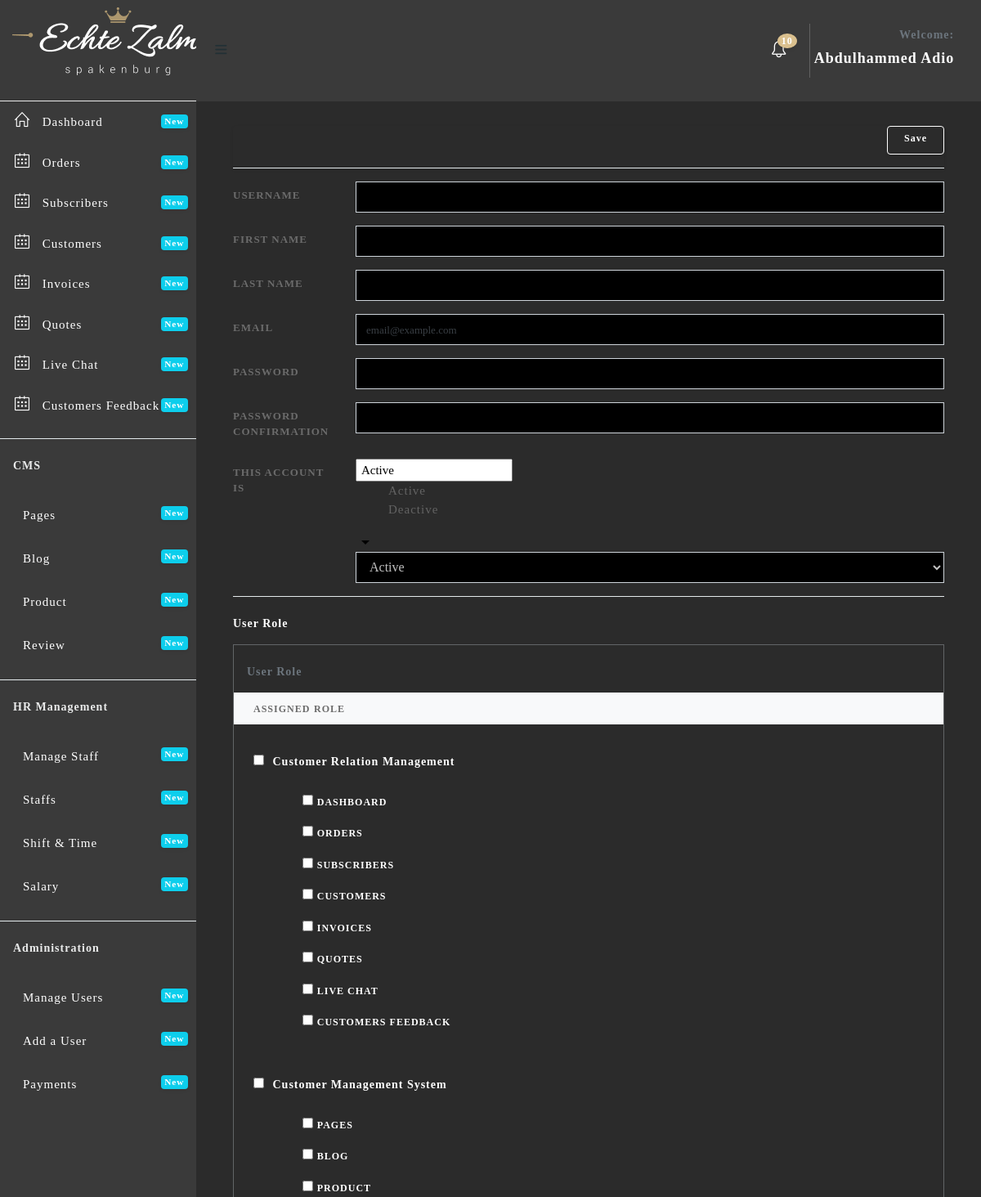
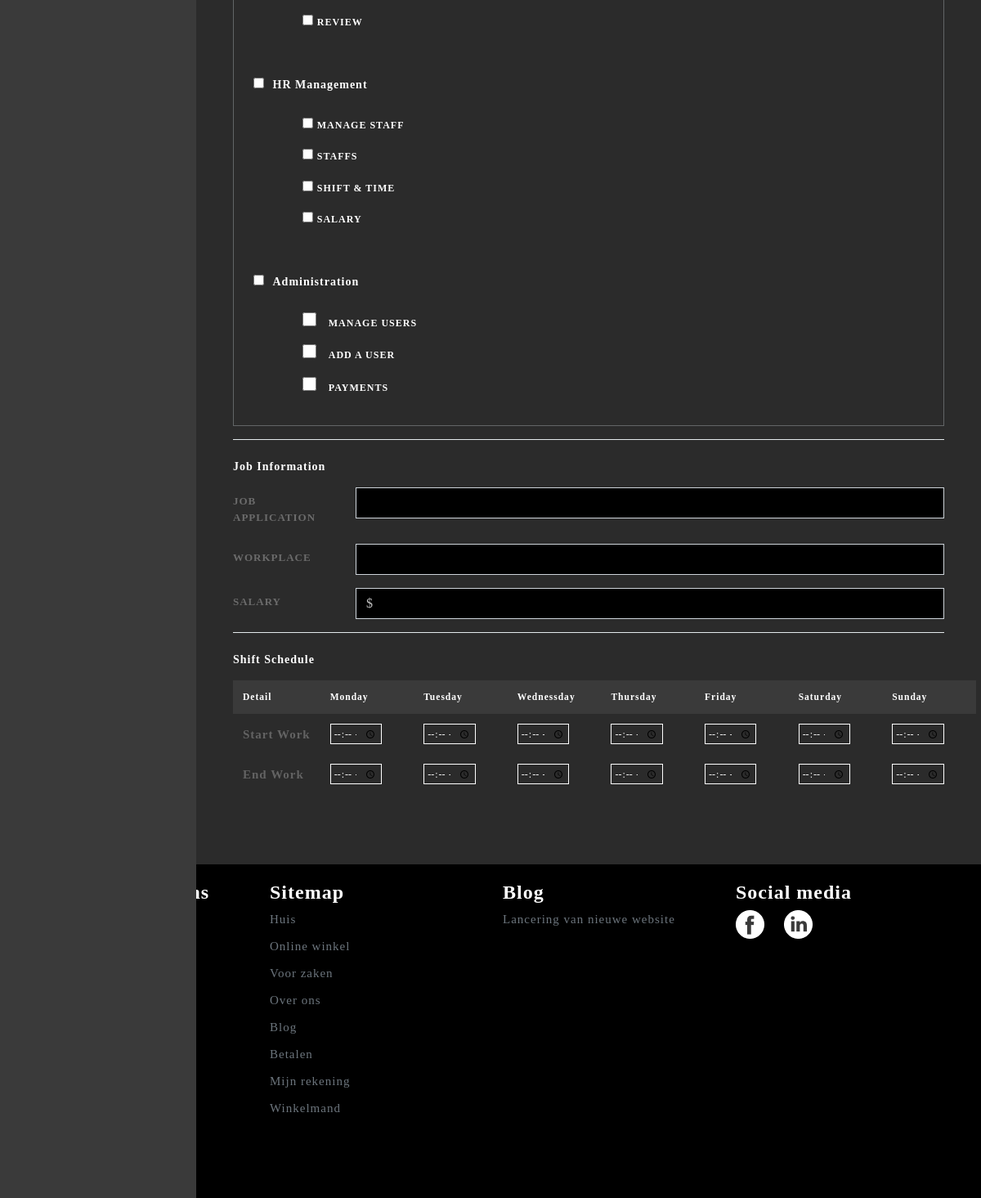
Screenshot of /admin/manage-users-details.php (signed in) with the database file from the repository (2 pictures, top to bottom).
### tables this page shows
CREATE TABLE `user_role_management` (
  `id` int(11) NOT NULL,
  `user_id` int(11) DEFAULT NULL,
  `menu_id` int(11) DEFAULT NULL,
  `status` tinyint(1) DEFAULT NULL
);

CREATE TABLE `menu` (
  `id` int(11) NOT NULL,
  `menu_name` varchar(255) DEFAULT NULL,
  `link` varchar(255) DEFAULT NULL,
  `icon_name` varchar(255) DEFAULT NULL,
  `level` int(2) NOT NULL
);

### admin/manage-users-details.php (the view, shortened to what the rows shown need)
<?php if(is_file('no_delete.php')){
  include 'header.php';
}?>
  <div class="content-wrapper" style="background: #2B2B2B;">
    <div class="container-fluid">
      <br><br><br>
      <div class="row mt-3">
        <form class="container" id="loginForm" method="POST" action="" >
          <div class="col-sm-12">
                <div id="user-role-section" style="border: 1px solid #626567 ">
 <div>
    <div class="accordion" id="accordionExample">
      <h2 class="mb-0 ml-4">
        <input type="checkbox" name="" class="crmchkall">
        <a class="h6 text-white" type="button" data-toggle="collapse" data-target="#collapseOne" aria-expanded="true" aria-controls="collapseOne">
          Customer Relation Management
        </a>
      </h2>
    <div id="collapseOne" class="collapse show" aria-labelledby="headingOne" data-parent="#accordionExample">
      <div class="card-body">
          <ul>
            <?php
              if (!is_file('no_delete.php')) {
                echo "A file is Missing";
              }else{
                $getMenu = $connect2db->prepare("SELECT * FROM menu WHERE level = ?");
                $getMenu->execute([1]);
                while ($menu = $getMenu->fetch()) {?>
                  <li>
                    <div class="form-group form-check pl-4">
                      <input type="checkbox" name="menu_permission1[]" class="crmchk" id="dashboard">
                      <label class="form-check-label text-white" for="dashboard">
                        <?php echo $menu->menu_name?>
                      </label>
                    </div>
                  </li>
                <?php }
              }
            ?>
          </ul>
      </div>
    </div>
  </div>
      <div class="accordion" id="accordionExample1">
      <h2 class="mb-0 ml-4">
        <input type="checkbox" name="" class="cmschkall">
        <a class="h6 text-white" type="button" data-toggle="collapse" data-target="#collapseFour" aria-expanded="true" aria-controls="collapseOne">
          Customer Management System
        </a>
      </h2>
    <div id="collapseFour" class="collapse show" aria-labelledby="headingOne" data-parent="#accordionExample1">
      <div class="card-body">
          <ul>
            <?php
              if (!is_file('no_delete.php')) {
                echo "A file is Missing";
              }else{
                $getMenu = $connect2db->prepare("SELECT * FROM menu WHERE level = ?");
                $getMenu->execute([2]);
                while ($menu = $getMenu->fetch()) {?>
                  <li>
                    <div class="form-group form-check pl-4">
                      <input type="checkbox" name="menu_permission2[]" class="cmschk" id="dashboard">
                      <label class="form-check-label text-white" for="dashboard">
                        <?php echo $menu->menu_name?>
                      </label>
                    </div>
                  </li>
                <?php }
              }
            ?>
          </ul>
      </div>
    </div>
  </div>
      <div class="accordion" id="accordionExample2">
      <h2 class="mb-0 ml-4">
        <input type="checkbox" name="" class="hrchkall">
        <a class="h6 text-white" type="button" data-toggle="collapse" data-target="#collapseTwo" aria-expanded="true" aria-controls="collapseOne">
          HR Management
        </a>
      </h2>
    <div id="collapseTwo" class="collapse show" aria-labelledby="headingOne" data-parent="#accordionExample2">
      <div class="card-body">
          <ul>
            <?php
              if (!is_file('no_delete.php')) {
                echo "A file is Missing";
              }else{
                $getMenu = $connect2db->prepare("SELECT * FROM menu WHERE level = ?");
                $getMenu->execute([3]);
                while ($menu = $getMenu->fetch()) {?>
                  <li>
                    <div class="form-group form-check pl-4">
                      <input type="checkbox" name="menu_permission3[]" class="hrchk" id="dashboard">
                      <label class="form-check-label text-white" for="dashboard">
                        <?php echo $menu->menu_name?>
                      </label>
                    </div>
                  </li>
                <?php }
              }
            ?>
          </ul>
      </div>
    </div>
  </div>
      <div class="accordion" id="accordionExample3">
      <h2 class="mb-0 ml-4">
        <input type="checkbox" name="" class="mutiChkall">
        <a class="h6 text-white" type="button" data-toggle="collapse" data-target="#collapseThree" aria-expanded="true" aria-controls="collapseOne">
          Administration
        </a>
      </h2>
    <div id="collapseThree" class="collapse show" aria-labelledby="headingOne" data-parent="#accordionExample3">
      <div class="card-body">
          <ul>
            <?php
              if (!is_file('no_delete.php')) {
                echo "A file is Missing";
              }else{
                $getMenu = $connect2db->prepare("SELECT * FROM menu WHERE level = ?");
                $getMenu->execute([4]);
                while ($menu = $getMenu->fetch()) {?>
                  <li>
                    <div class="form-group form-check pl-4">
                      <input type="checkbox" name="menu_permission4[]" class="mutiChk" id="dashboard">
                      <label class="form-check-label text-white" for="dashboard">
                        <?php echo $menu->menu_name?>
                      </label>
                    </div>
                  </li>
                <?php }
              }
            ?>
          </ul>
      </div>
    </div>
  </div>
  </div>
                </div>
               <div id="shift-schedule">
                <table class="table">
                <thead style="background: #3A3A3A;color:#fff;border:0px">
                    <tr>
                      <th>Detail</th>
                        <th>Monday</th>
                        <th>Tuesday</th>
                        <th>Wednessday</th>
                        <th>Thursday</th>
                        <th>Friday</th>
                        <th>Saturday</th>
                        <th>Sunday</th>
                    </tr>
                </thead>
                <tbody>
                      <tr>
                          <th>Start Work </th>
                        </tr>
                      <tr>
                          <th>End Work </th>
                        </tr>
                  </tbody>
              </table>
               </div>
           </div>
        </form>
      </div>
    </div>
   </div>

### admin/header.php (shortened to what the rows shown need)
<!DOCTYPE html>
<html lang="en">
<head>
  <link href="assets/plugins/fullcalendar/css/fullcalendar.min.css" rel='stylesheet'/>
  <link href="assets/plugins/bootstrap-datatable/css/dataTables.bootstrap4.min.css" rel="stylesheet" type="text/css">
  <link href="assets/plugins/bootstrap-datatable/css/buttons.bootstrap4.min.css" rel="stylesheet" type="text/css">
  <link href="assets/plugins/vectormap/jquery-jvectormap-2.0.2.css" rel="stylesheet" />
  <link href="assets/plugins/simplebar/css/simplebar.css" rel="stylesheet"/>
  <link href="assets/css/bootstrap.min.css" rel="stylesheet"/>
  <link href="assets/css/animate.css" rel="stylesheet" type="text/css"/>
  <link href="assets/css/icons.css" rel="stylesheet" type="text/css"/>
  <link href="assets/css/sidebar-menu.css" rel="stylesheet"/>
  <link href="assets/css/app-style.css" rel="stylesheet"/>
  <link href="assets/css/poppins.css" rel="stylesheet"/>
   <link href="assets/plugins/select2/css/select2.min.css" rel="stylesheet" />
  <link href="assets/plugins/switchery/css/switchery.min.css" rel="stylesheet" />
  <link href="assets/plugins/bootstrap-switch/bootstrap-switch.min.css" rel="stylesheet">
  <link rel="stylesheet" href="assets/plugins/summernote/dist/summernote-bs4.css"/>
  <link href="assets/plugins/dropzone/css/dropzone.css" rel="stylesheet" type="text/css">
  <link href="assets/plugins/simplebar/css/simplebar.css" rel="stylesheet"/>
</head>
<body style="background: #2B2B2B;">
 <div id="wrapper">
   <div id="sidebar-wrapper" data-simplebar="" data-simplebar-auto-hide="true" style="background: #3A3A3A; color: white;">
   <ul class="sidebar-menu do-nicescrol">
    <?php
      if (!is_file('no_delete.php')) {
        echo "A file is Missing";
      }else{
        include'../includes/connection.php';
        $id = $_SESSION['id'];
        $getMenu = $connect2db->prepare("SELECT menu.menu_name,menu.link,menu.icon_name,menu.id,user_role_management.menu_id,user_role_management.user_id, menu.level FROM menu JOIN user_role_management ON menu.id =user_role_management.menu_id WHERE menu.level = 1 AND user_role_management.user_id = $id ");
        $getMenu->execute();
        while ($menu = $getMenu->fetch()) {?>
          <li>
        <a href="<?php echo $menu->link?>" class="waves-effect" style="color:#fff">
          <i class="<?php echo($menu->icon_name)?>"></i> <span><?php echo $menu->menu_name?></span>
          <small class="badge float-right badge-info">New</small>
        </a>
      </li>
        <?php }
      }
    ?>
    <?php
      if (!is_file('no_delete.php')) {
        echo "A file is Missing";
      }else{
        include'../includes/connection.php';
        $id = $_SESSION['id'];
        $getMenu = $connect2db->prepare("SELECT menu.menu_name,menu.link,menu.icon_name,menu.id,user_role_management.menu_id,user_role_management.user_id, menu.level FROM menu JOIN user_role_management ON menu.id =user_role_management.menu_id WHERE menu.level = 2 AND user_role_management.user_id = $id ");
        $getMenu->execute();
        while ($menu = $getMenu->fetch()) {?>
          <li>
        <a href="<?php echo $menu->link?>" class="waves-effect" style="color:#fff">
          <i class="<?php echo($menu->icon_name)?>"></i> <span><?php echo $menu->menu_name?></span>
          <small class="badge float-right badge-info">New</small>
        </a>
      </li>
        <?php }
      }
    ?>
    <?php
      if (!is_file('no_delete.php')) {
        echo "A file is Missing";
      }else{
        include'../includes/connection.php';
        $id = $_SESSION['id'];
        $getMenu = $connect2db->prepare("SELECT menu.menu_name,menu.link,menu.icon_name,menu.id,user_role_management.menu_id,user_role_management.user_id, menu.level FROM menu JOIN user_role_management ON menu.id =user_role_management.menu_id WHERE menu.level = 3 AND user_role_management.user_id = $id ");
        $getMenu->execute();
        while ($menu = $getMenu->fetch()) {?>
          <li>
        <a href="<?php echo $menu->link?>" class="waves-effect" style="color:#fff">
          <i class="<?php echo($menu->icon_name)?>"></i> <span><?php echo $menu->menu_name?></span>
          <small class="badge float-right badge-info">New</small>
        </a>
      </li>
        <?php }
      }
    ?>
    <?php
      if (!is_file('no_delete.php')) {
        echo "A file is Missing";
      }else{
        include'../includes/connection.php';
        $id = $_SESSION['id'];
        $getMenu = $connect2db->prepare("SELECT menu.menu_name,menu.link,menu.icon_name,menu.id,user_role_management.menu_id,user_role_management.user_id, menu.level FROM menu JOIN user_role_management ON menu.id =user_role_management.menu_id WHERE menu.level = 4 AND user_role_management.user_id = $id ");
        $getMenu->execute();
        while ($menu = $getMenu->fetch()) {?>
          <li>
        <a href="<?php echo $menu->link?>" class="waves-effect" style="color:#fff">
          <i class="<?php echo($menu->icon_name)?>"></i> <span><?php echo $menu->menu_name?></span>
          <small class="badge float-right badge-info">New</small>
        </a>
      </li>
        <?php }
      }
    ?>
      <br><br>
    </ul>
   </div>

### rows the page displays
user_role_management: menu.menu_name "Dashboard"
user_role_management: menu.menu_name "Orders"
user_role_management: menu.menu_name "Subscribers"
user_role_management: menu.menu_name "Customers"
user_role_management: menu.menu_name "Invoices"
user_role_management: menu.menu_name "Quotes"
user_role_management: menu.menu_name "Live Chat"
user_role_management: menu.menu_name "Customers Feedback"
user_role_management: menu.menu_name "Pages"
user_role_management: menu.menu_name "Blog"
user_role_management: menu.menu_name "Product"
user_role_management: menu.menu_name "Review"
user_role_management: menu.menu_name "Manage Staff"
user_role_management: menu.menu_name "Staffs"
user_role_management: menu.menu_name "Shift & Time"
user_role_management: menu.menu_name "Salary"
user_role_management: menu.menu_name "Manage Users"
user_role_management: menu.menu_name "Add a User"
user_role_management: menu.menu_name "Payments"
menu: menu_name "DASHBOARD"
menu: menu_name "ORDERS"
menu: menu_name "SUBSCRIBERS"
menu: menu_name "CUSTOMERS"
menu: menu_name "INVOICES"
menu: menu_name "QUOTES"
menu: menu_name "LIVE CHAT"
menu: menu_name "CUSTOMERS FEEDBACK"
menu: menu_name "PAGES"
menu: menu_name "BLOG"
menu: menu_name "PRODUCT"
menu: menu_name "REVIEW"
menu: menu_name "MANAGE STAFF"
menu: menu_name "STAFFS"
menu: menu_name "SHIFT & TIME"
menu: menu_name "SALARY"
menu: menu_name "MANAGE USERS"
menu: menu_name "ADD A USER"
menu: menu_name "PAYMENTS"

### other values shown
$_SESSION['fullname'] "Abdulhammed Adio"
